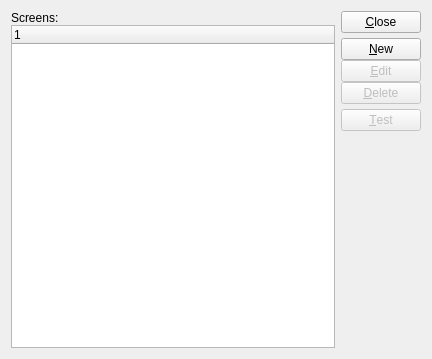
<ui version="4.0" >
 <author></author>
 <comment>This file is part of the xTuple ERP: PostBooks Edition, a free and
open source Enterprise Resource Planning software suite,
Copyright (c) 1999-2011 by OpenMFG LLC, d/b/a xTuple.
It is licensed to you under the Common Public Attribution License
version 1.0, the full text of which (including xTuple-specific Exhibits)
is available at www.xtuple.com/CPAL.  By using this software, you agree
to be bound by its terms.</comment>
 <class>uiforms</class>
 <widget class="QWidget" name="uiforms" >
  <property name="geometry" >
   <rect>
    <x>0</x>
    <y>0</y>
    <width>432</width>
    <height>359</height>
   </rect>
  </property>
  <property name="windowTitle" >
   <string>List Screens</string>
  </property>
   <layout class="QHBoxLayout" >
    <item>
     <layout class="QVBoxLayout" >
      <property name="spacing" >
       <number>0</number>
      </property>
      <property name="leftMargin" >
       <number>0</number>
      </property>
      <property name="topMargin" >
       <number>0</number>
      </property>
      <property name="rightMargin" >
       <number>0</number>
      </property>
      <property name="bottomMargin" >
       <number>0</number>
      </property>
      <item>
       <widget class="QLabel" name="_uiformLit" >
        <property name="text" >
         <string>Screens:</string>
        </property>
       </widget>
      </item>
      <item>
       <widget class="XTreeWidget" name="_uiform" >
        <property name="sizePolicy" >
         <sizepolicy vsizetype="Expanding" hsizetype="Expanding" >
          <horstretch>0</horstretch>
          <verstretch>0</verstretch>
         </sizepolicy>
        </property>
       </widget>
      </item>
     </layout>
    </item>
    <item>
     <layout class="QVBoxLayout" >
      <property name="spacing" >
       <number>5</number>
      </property>
      <property name="leftMargin" >
       <number>0</number>
      </property>
      <property name="topMargin" >
       <number>0</number>
      </property>
      <property name="rightMargin" >
       <number>0</number>
      </property>
      <property name="bottomMargin" >
       <number>0</number>
      </property>
      <item>
       <widget class="QPushButton" name="_close" >
        <property name="text" >
         <string>&amp;Close</string>
        </property>
       </widget>
      </item>
      <item>
       <layout class="QVBoxLayout" >
        <property name="spacing" >
         <number>0</number>
        </property>
        <property name="leftMargin" >
         <number>0</number>
        </property>
        <property name="topMargin" >
         <number>0</number>
        </property>
        <property name="rightMargin" >
         <number>0</number>
        </property>
        <property name="bottomMargin" >
         <number>0</number>
        </property>
        <item>
         <widget class="QPushButton" name="_new" >
          <property name="text" >
           <string>&amp;New</string>
          </property>
         </widget>
        </item>
        <item>
         <widget class="QPushButton" name="_edit" >
          <property name="enabled" >
           <bool>false</bool>
          </property>
          <property name="text" >
           <string>&amp;Edit</string>
          </property>
         </widget>
        </item>
        <item>
         <widget class="QPushButton" name="_delete" >
          <property name="enabled" >
           <bool>false</bool>
          </property>
          <property name="text" >
           <string>&amp;Delete</string>
          </property>
         </widget>
        </item>
       </layout>
      </item>
      <item>
       <widget class="QPushButton" name="_test" >
        <property name="enabled" >
         <bool>false</bool>
        </property>
        <property name="text" >
         <string>&amp;Test</string>
        </property>
       </widget>
      </item>
      <item>
       <spacer>
        <property name="orientation" >
         <enum>Qt::Vertical</enum>
        </property>
        <property name="sizeType" >
         <enum>QSizePolicy::Expanding</enum>
        </property>
        <property name="sizeHint" >
         <size>
          <width>20</width>
          <height>20</height>
         </size>
        </property>
       </spacer>
      </item>
     </layout>
    </item>
   </layout>
 </widget>
 <layoutdefault spacing="6" margin="11" />
 <pixmapfunction>qPixmapFromMimeSource</pixmapfunction>
 <customwidgets>
  <customwidget>
   <class>XTreeWidget</class>
   <extends>QTreeWidget</extends>
   <header>xtreewidget.h</header>
  </customwidget>
 </customwidgets>
 <tabstops>
  <tabstop>_uiform</tabstop>
  <tabstop>_new</tabstop>
  <tabstop>_edit</tabstop>
  <tabstop>_delete</tabstop>
  <tabstop>_close</tabstop>
 </tabstops>
 <resources/>
 <connections>
  <connection>
   <sender>_uiform</sender>
   <signal>valid(bool)</signal>
   <receiver>_delete</receiver>
   <slot>setEnabled(bool)</slot>
   <hints>
    <hint type="sourcelabel" >
     <x>26</x>
     <y>44</y>
    </hint>
    <hint type="destinationlabel" >
     <x>370</x>
     <y>113</y>
    </hint>
   </hints>
  </connection>
  <connection>
   <sender>_uiform</sender>
   <signal>itemSelected(int)</signal>
   <receiver>_edit</receiver>
   <slot>animateClick()</slot>
   <hints>
    <hint type="sourcelabel" >
     <x>26</x>
     <y>44</y>
    </hint>
    <hint type="destinationlabel" >
     <x>370</x>
     <y>86</y>
    </hint>
   </hints>
  </connection>
  <connection>
   <sender>_uiform</sender>
   <signal>valid(bool)</signal>
   <receiver>_edit</receiver>
   <slot>setEnabled(bool)</slot>
   <hints>
    <hint type="sourcelabel" >
     <x>26</x>
     <y>44</y>
    </hint>
    <hint type="destinationlabel" >
     <x>370</x>
     <y>86</y>
    </hint>
   </hints>
  </connection>
  <connection>
   <sender>_close</sender>
   <signal>clicked()</signal>
   <receiver>uiforms</receiver>
   <slot>close()</slot>
   <hints>
    <hint type="sourcelabel" >
     <x>369</x>
     <y>26</y>
    </hint>
    <hint type="destinationlabel" >
     <x>20</x>
     <y>20</y>
    </hint>
   </hints>
  </connection>
  <connection>
   <sender>_uiform</sender>
   <signal>valid(bool)</signal>
   <receiver>_test</receiver>
   <slot>setEnabled(bool)</slot>
   <hints>
    <hint type="sourcelabel" >
     <x>269</x>
     <y>131</y>
    </hint>
    <hint type="destinationlabel" >
     <x>415</x>
     <y>137</y>
    </hint>
   </hints>
  </connection>
 </connections>
</ui>
